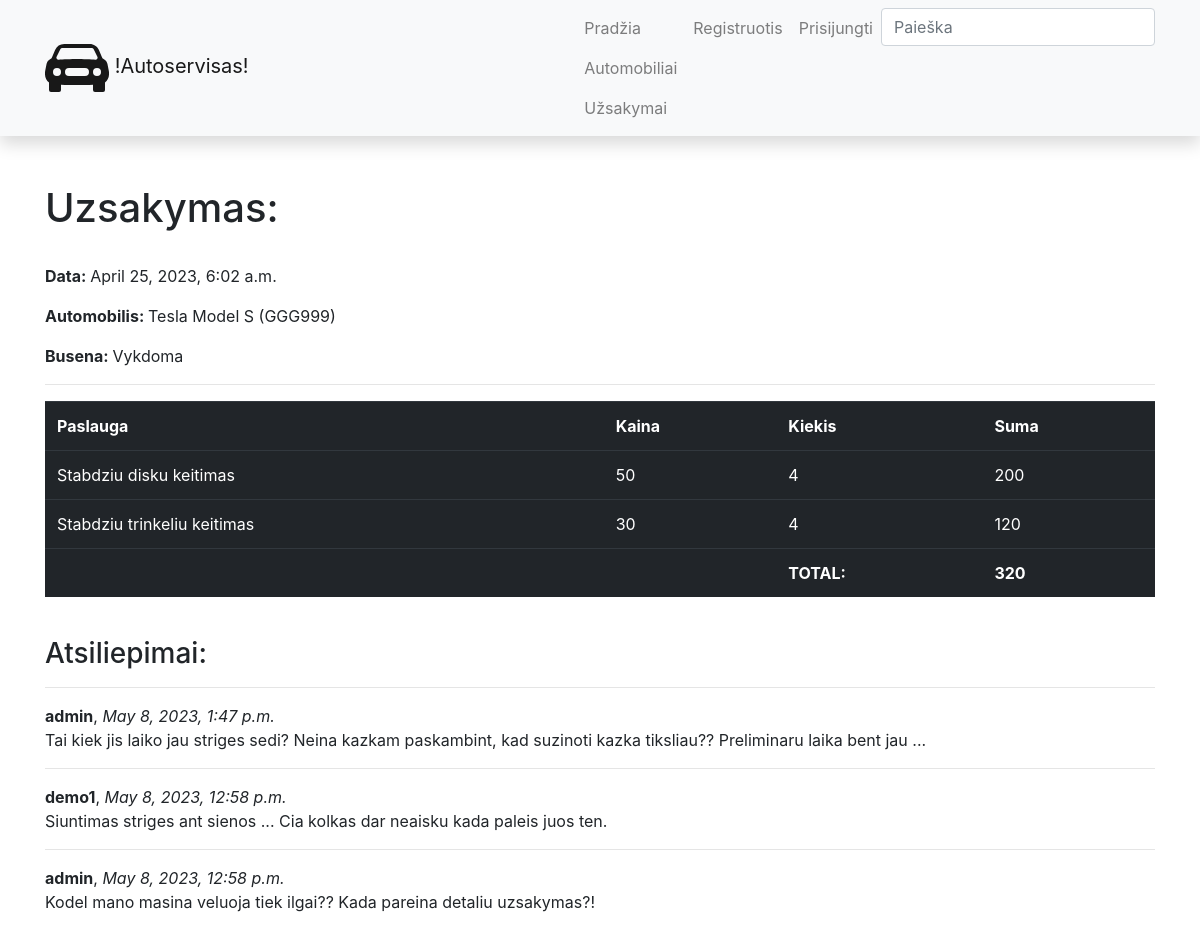
The page /autoservisas/orders/3 on the database as committed earlier.
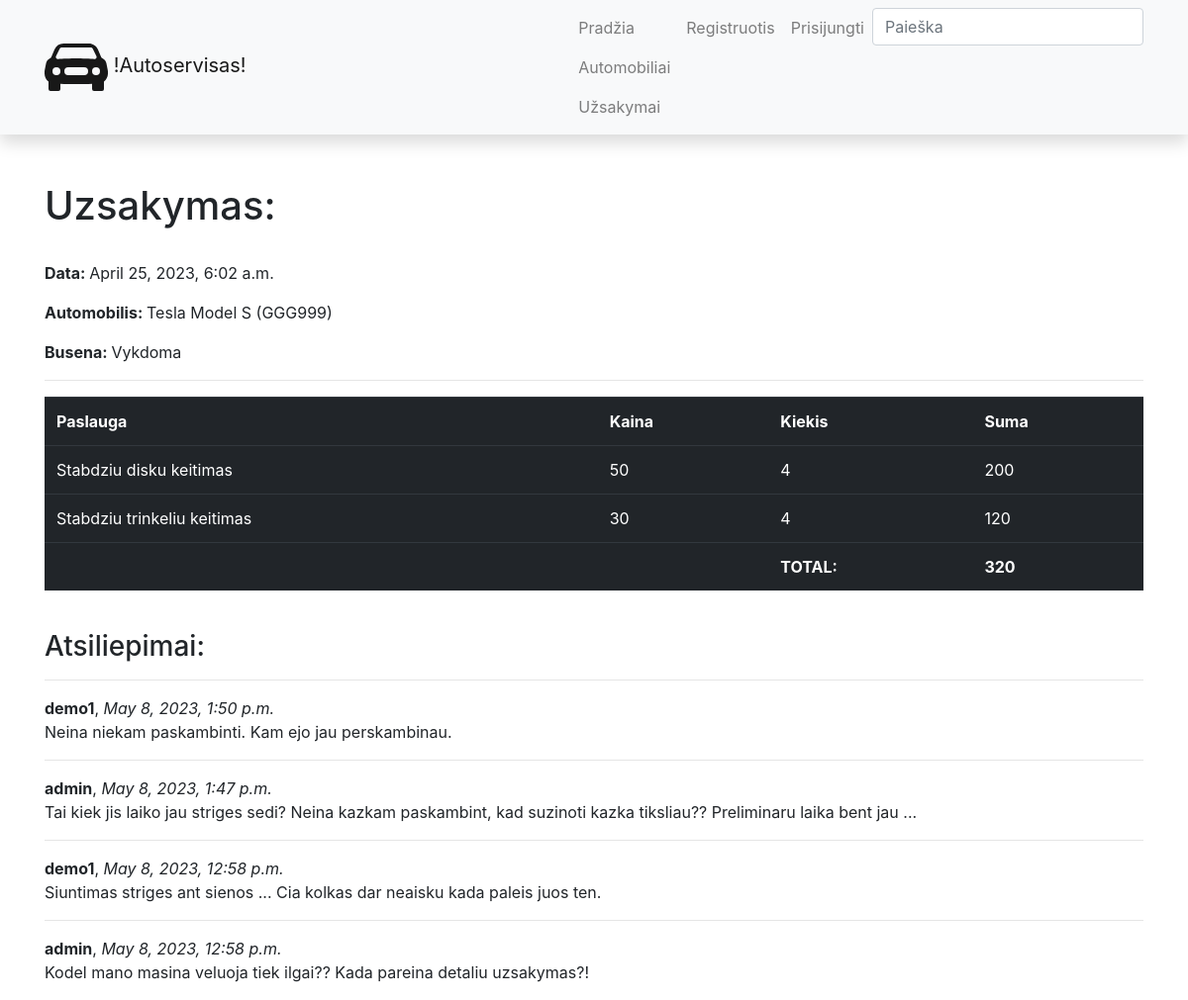
The same page on the database as committed later.
### autoservisas/models.py (models this page shows, shortened)
class UzsakymoEilute(models.Model):
    uzsakymas = models.ForeignKey(to='Uzsakymas', on_delete=models.CASCADE, related_name='lines')
    paslauga = models.ForeignKey(to='Paslauga', verbose_name='Paslauga', on_delete=models.SET_NULL, null=True)
    kiekis = models.IntegerField(verbose_name='Kiekis')
    def suma(self):
        return self.paslauga.kaina * self.kiekis
    class Meta:
        verbose_name = "Uzsakymo eilute"
        verbose_name_plural = "Uzsakymo eilutes"

class Paslauga(models.Model):
    pavadinimas = models.CharField(verbose_name='Pavadinimas', max_length=50)
    kaina = models.IntegerField(verbose_name='Kaina')
    def __str__(self):
        return self.pavadinimas
    class Meta:
        verbose_name = "Paslauga"
        verbose_name_plural = "Paslaugos"

class OrderReview(models.Model):
    uzsakymas = models.ForeignKey(to='Uzsakymas', verbose_name='Uzsakymas', on_delete=models.SET_NULL, null=True, blank=True, related_name='reviews')
    komentatorius = models.ForeignKey(to=User, on_delete=models.SET_NULL, null=True, blank=True)
    sukurimo_data = models.DateTimeField(verbose_name='Data', auto_now_add=True)
    komentaras = models.TextField(verbose_name='Atsiliepimas', max_length=3000)
    class Meta:
        verbose_name = 'Atsiliepimas'
        verbose_name_plural = 'Atsiliepimai'
        ordering = ['-sukurimo_data']

### autoservisas/views.py (the view, shortened to what this page needs)
# urls.py: path('orders/<int:pk>', views.OrderDetailView.as_view(), name='order'),
class OrderDetailView(FormMixin, generic.DetailView):
    model = Uzsakymas
    template_name = 'order.html'
    context_object_name = 'order'
    form_class = OrderReviewForm

### autoservisas/forms.py
class OrderReviewForm(forms.ModelForm):
    class Meta:
        model = OrderReview
        fields = ['komentaras']

### autoservisas/models.py (called while the page is built)
    def __str__(self):
        return f'{self.marke} {self.modelis}'

    def __str__(self):
        return f'{self.automobilio_modelis} ({self.valstybinis_nr})'

    def total(self):
        total_suma = 0
        for line in self.lines.all():
            total_suma += line.suma()
        return total_suma

### autoservisas/templates/order.html (shortened to what this page needs)
{% extends 'base.html'%}
{% block content %}
<h1>Uzsakymas:</h1>
<br>
<p><strong>Data: </strong>{{ order.data }}</p>
<p><strong>Automobilis: </strong>{{ order.automobilis }}</p>
<p><strong>Busena: </strong>{{ order.get_status_display }}</p>
<hr>
<table class="table table-dark table-hover">
    <tr>
        <th>Paslauga</th>
        <th>Kaina</th>
        <th>Kiekis</th>
        <th>Suma</th>
    </tr>
{% for line in order.lines.all %}
    <tr>
        <td>{{ line.paslauga }}</td>
        <td>{{ line.paslauga.kaina }}</td>
        <td>{{ line.kiekis }}</td>
        <td>{{ line.suma }}</td>
    </tr>
{% endfor %}
    <tr>
        <td></td>
        <td></td>
        <td><strong>TOTAL:</strong></td>
        <td><strong>{{ order.total }}</strong></td>
    </tr>
</table>
<br>
<h3>Atsiliepimai:</h3>
{% if order.reviews.all %}
{% for review in order.reviews.all %}
<hr>
<strong>{{ review.komentatorius }}</strong>, <em>{{ review.sukurimo_data }}</em>
<p>{{ review.komentaras }}</p>
{% endfor %}
{% else %}
<p>Siame uzsakyme nera jokiu atsiliepimu.</p>
{% endif %}
{% endblock %}

Rows that differ between the two databases and show on the page:
added OrderReview: komentatorius "demo1", sukurimo_data "May 8, 2023, 1:50 p.m.", komentaras "Neina niekam paskambinti. Kam ejo jau perskambinau."
